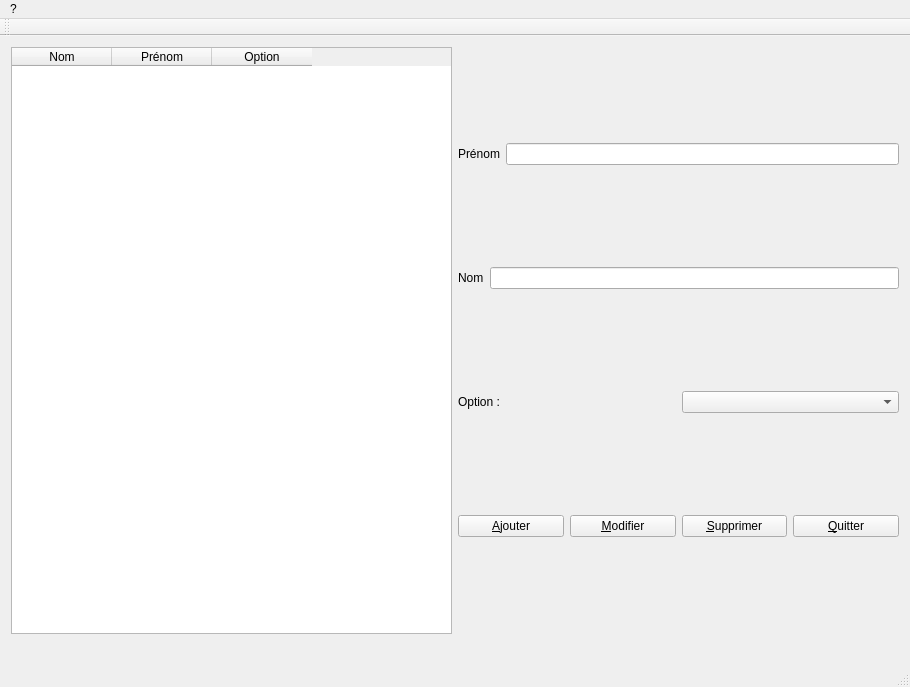
<?xml version="1.0" encoding="UTF-8"?>
<ui version="4.0">
 <class>MainWindow</class>
 <widget class="QMainWindow" name="MainWindow">
  <property name="geometry">
   <rect>
    <x>0</x>
    <y>0</y>
    <width>910</width>
    <height>687</height>
   </rect>
  </property>
  <property name="windowTitle">
   <string>MainWindow</string>
  </property>
  <widget class="QWidget" name="centralWidget">
   <layout class="QGridLayout" name="gridLayout">
    <item row="0" column="0">
     <layout class="QHBoxLayout" name="horizontalLayout_5">
      <item>
       <widget class="QTableWidget" name="tableWidgetEtudiant">
        <column>
         <property name="text">
          <string>Nom</string>
         </property>
        </column>
        <column>
         <property name="text">
          <string>Prénom</string>
         </property>
        </column>
        <column>
         <property name="text">
          <string>Option</string>
         </property>
        </column>
       </widget>
      </item>
      <item>
       <layout class="QVBoxLayout" name="verticalLayout">
        <item>
         <layout class="QHBoxLayout" name="horizontalLayout">
          <item>
           <widget class="QLabel" name="labelPrenom">
            <property name="text">
             <string>Prénom</string>
            </property>
           </widget>
          </item>
          <item>
           <widget class="QLineEdit" name="lineEditPrenom"/>
          </item>
         </layout>
        </item>
        <item>
         <layout class="QHBoxLayout" name="horizontalLayout_2">
          <item>
           <widget class="QLabel" name="labelNom">
            <property name="text">
             <string>Nom</string>
            </property>
           </widget>
          </item>
          <item>
           <widget class="QLineEdit" name="lineEditNom"/>
          </item>
         </layout>
        </item>
        <item>
         <layout class="QHBoxLayout" name="horizontalLayout_3">
          <item>
           <widget class="QLabel" name="labelOption">
            <property name="text">
             <string>Option : </string>
            </property>
           </widget>
          </item>
          <item>
           <widget class="QComboBox" name="comboBoxOption"/>
          </item>
         </layout>
        </item>
        <item>
         <layout class="QHBoxLayout" name="horizontalLayout_4">
          <item>
           <widget class="QPushButton" name="pushButtonAdd">
            <property name="text">
             <string>&amp;Ajouter</string>
            </property>
           </widget>
          </item>
          <item>
           <widget class="QPushButton" name="pushButtonModif">
            <property name="text">
             <string>&amp;Modifier</string>
            </property>
           </widget>
          </item>
          <item>
           <widget class="QPushButton" name="pushButtonSuppr">
            <property name="text">
             <string>&amp;Supprimer</string>
            </property>
           </widget>
          </item>
          <item>
           <widget class="QPushButton" name="pushButtonQuit">
            <property name="text">
             <string>&amp;Quitter</string>
            </property>
           </widget>
          </item>
         </layout>
        </item>
       </layout>
      </item>
     </layout>
    </item>
    <item row="1" column="0">
     <widget class="QLabel" name="labelNum">
      <property name="text">
       <string/>
      </property>
     </widget>
    </item>
   </layout>
  </widget>
  <widget class="QMenuBar" name="menuBar">
   <property name="geometry">
    <rect>
     <x>0</x>
     <y>0</y>
     <width>910</width>
     <height>25</height>
    </rect>
   </property>
   <widget class="QMenu" name="menu">
    <property name="title">
     <string>?</string>
    </property>
    <addaction name="actionA_Propos"/>
   </widget>
   <addaction name="menu"/>
  </widget>
  <widget class="QToolBar" name="mainToolBar">
   <attribute name="toolBarArea">
    <enum>TopToolBarArea</enum>
   </attribute>
   <attribute name="toolBarBreak">
    <bool>false</bool>
   </attribute>
  </widget>
  <widget class="QStatusBar" name="statusBar"/>
  <action name="actionA_Propos">
   <property name="text">
    <string>A Propos </string>
   </property>
  </action>
 </widget>
 <layoutdefault spacing="6" margin="11"/>
 <resources/>
 <connections/>
</ui>
